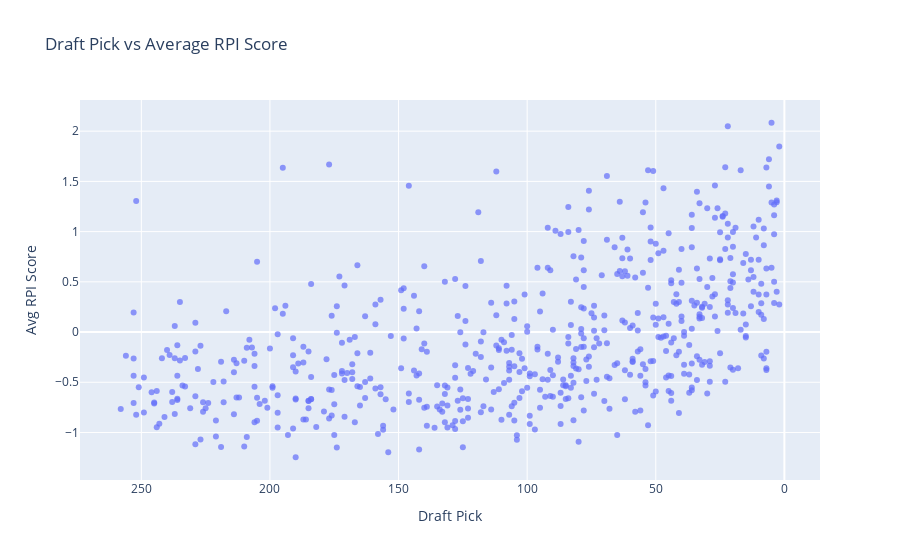

This figure's notebook cell:
### Code cell
import pandas as pd
import plotly.express as px

# Make copies to avoid modifying the original data
combine_copy = combine.copy()
nfl_copy = std_nfl.copy()

# Compute the average RPI per player across all seasons
nfl_avg_RPI = nfl_copy.groupby("Player", as_index=False)["RPI"].mean()

# Merge with combine data on player names
df_merged = combine_copy.merge(nfl_avg_RPI, on="Player", how="inner")

# Handle draft pick NaNs and convert to numeric where possible
df_merged['Pick'] = df_merged['Pick'].fillna("Undrafted")
df_merged['Pick_numeric'] = pd.to_numeric(df_merged['Pick'], errors='coerce')

# Create an interactive scatter plot
fig = px.scatter(
    df_merged, x="Pick_numeric", y="RPI", hover_name="Player",
    title="Draft Pick vs Average RPI Score",
    labels={"Pick_numeric": "Draft Pick", "RPI": "Avg RPI Score"},
    opacity=0.7
)

# Reverse x-axis so lower picks appear on the left
fig.update_layout(xaxis=dict(autorange="reversed"))

# Show the plot
fig.show()

### Figure 1 — Plotly figure (JSON) as saved in the notebook; plotly's stock layout.template omitted (floating-point values rounded to 4 significant figures; data arrays with more than 128 entries replaced by an {"elided": "..."} marker saying what was removed)
{"data": [{"hovertemplate": "<b>%{hovertext}</b><br><br>Draft Pick=%{x}<br>Avg RPI Score=%{y}<extra></extra>", "hovertext": {"elided": "721 str values"}, "legendgroup": "", "marker": {"color": "#636efa", "opacity": 0.7, "symbol": "circle"}, "mode": "markers", "name": "", "orientation": "v", "showlegend": false, "type": "scatter", "x": {"elided": "721 int values"}, "xaxis": "x", "y": {"elided": "721 float values"}, "yaxis": "y"}], "layout": {"legend": {"tracegroupgap": 0}, "title": {"text": "Draft Pick vs Average RPI Score"}, "xaxis": {"anchor": "y", "autorange": "reversed", "domain": [0, 1], "title": {"text": "Draft Pick"}}, "yaxis": {"anchor": "x", "domain": [0, 1], "title": {"text": "Avg RPI Score"}}}}
